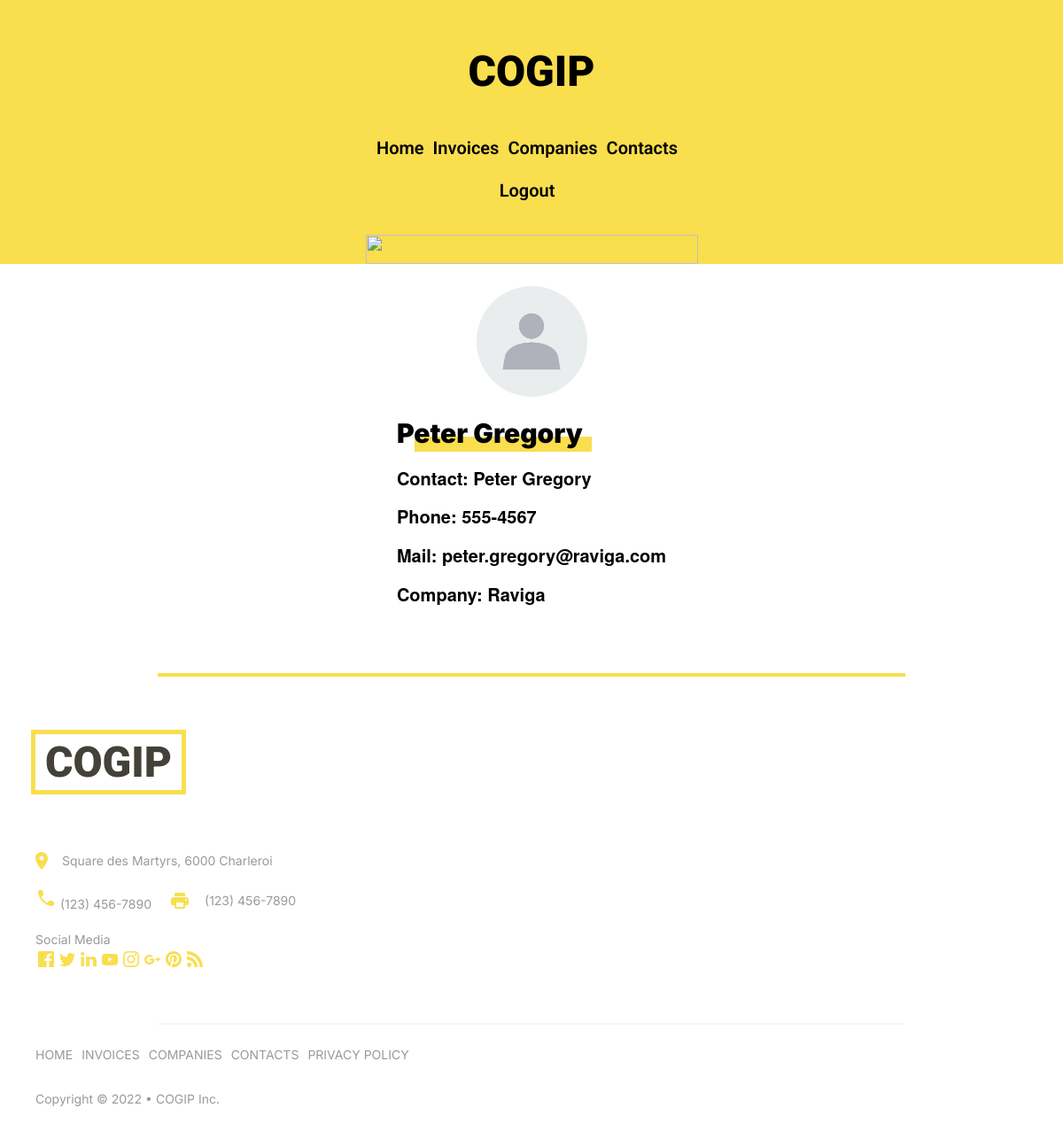
Page /base/contact&contactId=1 (signed in) on the committed database.
### tables this page shows
CREATE TABLE `contacts` (
  `id` int(11) NOT NULL,
  `name` varchar(50) NOT NULL,
  `company_id` int(11) NOT NULL,
  `email` varchar(50) NOT NULL,
  `phone` varchar(50) NOT NULL,
  `created_at` datetime NOT NULL,
  `updated_at` datetime NOT NULL
);

CREATE TABLE `companies` (
  `id` int(11) NOT NULL,
  `name` varchar(50) NOT NULL,
  `type_id` int(11) NOT NULL,
  `country` varchar(50) NOT NULL,
  `tva` varchar(50) NOT NULL,
  `created_at` datetime NOT NULL,
  `updated_at` datetime NOT NULL
);

### base/app/Models/contact.php (called while the page is built, shortened)
<?php
class Contact
{
    public function __construct(int $id, string $name, string $company, string $email, string $phone, string $creation_date, string $update_date)
    {
        $this->name = $name;
        $this->company = $company;
        $this->email = $email;
        $this->phone = $phone;
    }
}

### base/app/Views/show_contact.php (the view, shortened to what this page needs)
<?php
include "header.php";
?>
<main>
    <section class="container__contact">
        <div class="container__contact__info">
            <div class="container__contact__info__name">
                <h5><?php echo $contact->name; ?></h5>
                <div class="container__contact__info__name__yellow"></div>
            </div>
            <p>Contact: <?php echo $contact->name; ?></p>
            <p>Phone: <?php echo $contact->phone; ?></p>
            <p>Mail: <?php echo $contact->email; ?></p>
            <p>Company: <?php echo $contact->company; ?></p>
        </div>
        <div class="container__contact__photo">
            <img src="/cogip/base/public/assets/img/img-contact.jpg" alt="photo du contact">
        </div>
    </section>
</main>
<?php
include "footer.php";
?>

### base/public/assets/css/main.css (style rules this page uses)
html, body, div, span, applet, object, iframe, h1, h2, h3, h4, h5, h6, p, blockquote, pre, a, abbr, acronym, address, big, cite, code, del, dfn, em, img, ins, kbd, q, s, samp, small, strike, strong, sub, sup, tt, var, b, u, i, center, dl, dt, dd, ol, ul, li, fieldset, form, label, legend, table, caption, tbody, tfoot, thead, tr, th, td, article, aside, canvas, details, embed, figure, figcaption, footer, header, hgroup, menu, nav, output, ruby, section, summary, time, mark, audio, video { margin: 0; padding: 0; border: 0; font-size: 100%; font: inherit; vertical-align: baseline; }
article, aside, details, figcaption, figure, footer, header, hgroup, menu, nav, section { display: block; }
body { line-height: 1; }
body { font-family: "Roboto", serif; }
body main { display: flex; flex-direction: column; justify-content: center; align-items: center; }
body .container__contact { display: flex; flex-direction: column-reverse; }
body .container__contact__info__name { position: relative; }
body .container__contact__info__name h5 { color: black; font-size: 30px; font-weight: 900; z-index: 1; margin-bottom: 20px; font-family: "Inter", sans-serif; }
body .container__contact__info__name__yellow { width: 200px; height: 17px; background-color: #f9de4e; position: absolute; top: 20px; left: 20px; z-index: -1; }
body .container__contact__info p { color: black; margin-bottom: 15px; font-size: 20px; font-weight: 900; }
body .container__contact__photo { height: 125px; width: 125px; border-radius: 50%; margin-bottom: 15px; align-self: center; }
body .container__contact__photo img { height: 100%; width: 100%; -o-object-fit: cover; object-fit: cover; border-radius: 50%; }

### rows in the picture
contacts: name "Peter Gregory", phone "555-4567", email "peter.gregory@raviga.com"
companies: name "Raviga"
